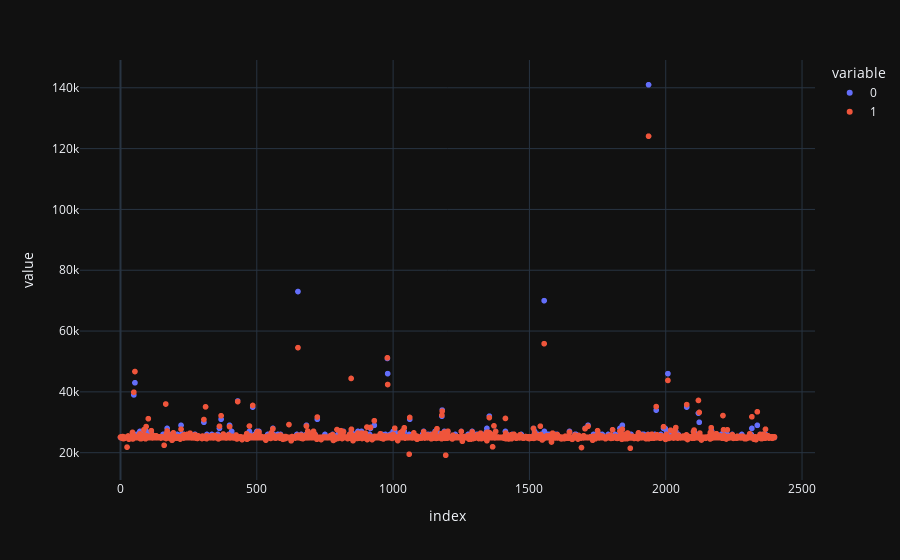

Notebook cell for this chart:
### Code cell
tmp = pd.DataFrame(np.vstack([y_test, model.predict(X_test)]).T)
px.scatter(tmp, template='plotly_dark')

### Figure 1 — Plotly figure (JSON) as saved in the notebook; plotly's stock layout.template omitted (floating-point values rounded to 4 significant figures; data arrays with more than 128 entries replaced by an {"elided": "..."} marker saying what was removed)
{"data": [{"hovertemplate": "variable=0<br>index=%{x}<br>value=%{y}<extra></extra>", "legendgroup": "0", "marker": {"color": "#636efa", "symbol": "circle"}, "mode": "markers", "name": "0", "showlegend": true, "type": "scattergl", "x": {"elided": "2400 int values"}, "xaxis": "x", "y": {"elided": "2400 int values"}, "yaxis": "y"}, {"hovertemplate": "variable=1<br>index=%{x}<br>value=%{y}<extra></extra>", "legendgroup": "1", "marker": {"color": "#EF553B", "symbol": "circle"}, "mode": "markers", "name": "1", "showlegend": true, "type": "scattergl", "x": {"elided": "2400 int values"}, "xaxis": "x", "y": {"elided": "2400 float values"}, "yaxis": "y"}], "layout": {"legend": {"title": {"text": "variable"}, "tracegroupgap": 0}, "margin": {"t": 60}, "xaxis": {"anchor": "y", "domain": [0, 1], "title": {"text": "index"}}, "yaxis": {"anchor": "x", "domain": [0, 1], "title": {"text": "value"}}}}
